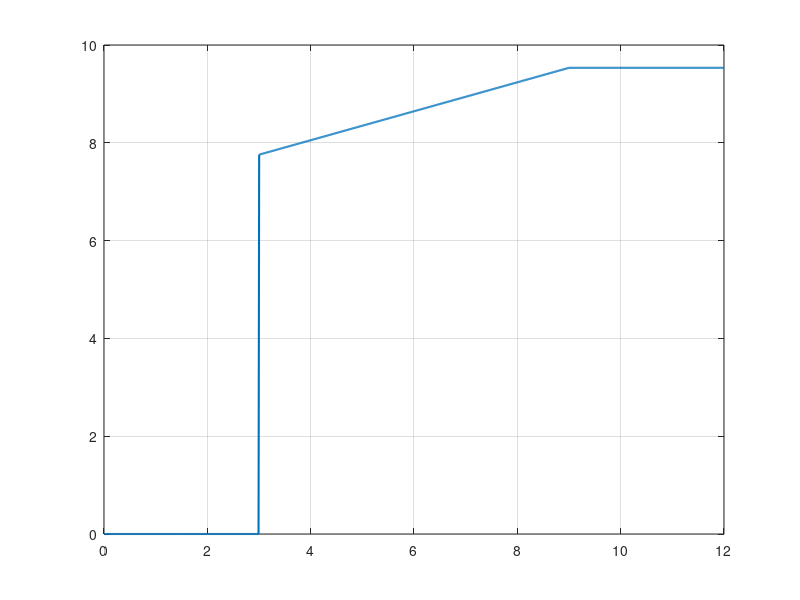

The MATLAB script that drew this image: (Note: this script raises an error after producing the figure.)
clear all;close all;clc;

Volts = linspace(0,12,1000);
dV = 3;
Vmax = 9;
alpha = 0.2961;
beta = 6.8683;

for ii = 1:length(Volts)
    V = Volts(ii);
if V <= dV
    K(ii) = 0;
elseif dV < V && V < Vmax 
    K(ii) = alpha*V + beta;
elseif V > Vmax
    K(ii) = alpha*Vmax +beta;
end

end

figure(1)
plot(Volts,K,'LineWidth',1.5)
hold on;grid on;
yline(K(end),'r-.','LineWidth',1.5)
xline(Vmax,'k-.','LineWidth',1.5)
xlabel('Electric potential [V]','Interpreter','Latex');ylabel('K(V) [kPa/V]','Interpreter','Latex')
text(3.2,3,"$\partial V$",'Interpreter','Latex')
text(5,8,"$\alpha V + \beta$",'Interpreter','Latex')
text(10,9.75,"$K_{max}$",'Interpreter','Latex')
text(9.2,0.5,"$V_{max}$",'Interpreter','Latex')
text(0.7,0.2,"$deadzone$",'Interpreter','Latex')